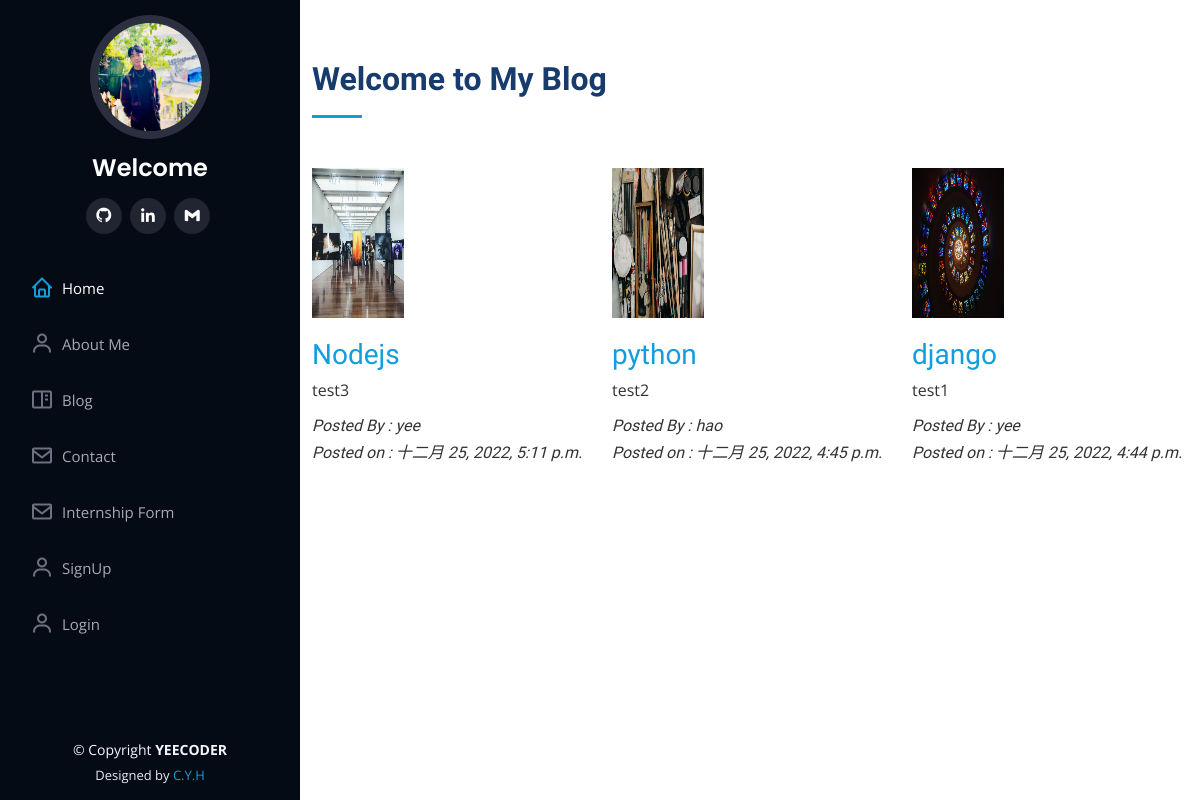
Page /blog on the committed database.
### portfolio/models.py (models this page shows, shortened)
class Blogs(models.Model):
    title = models.CharField(max_length=60)
    catego = models.CharField(max_length=10, null=False)
    description = models.TextField()
    authname = models.CharField(max_length=15)
    img = models.ImageField(upload_to='blog',blank=True,null=True)
    timeStamp = models.DateTimeField(auto_now_add=True)

### portfolio/views.py (the view)
# urls.py: path('blog', views.handleblog, name='handleblog'),
def handleblog(request):
    posts = Blogs.objects.all()
    context = {"posts":posts}
    return render(request, 'handleblog.html',context)

### templates/handleblog.html (shortened to what this page needs)
{% extends 'basic.html' %}
{% block body%}
{% load static %}
<section id="services" class="services">
      <div class="container">
        <div class="section-title">
          <h2>Welcome to My Blog</h2>
        </div>
        <div class="row">
{% for post in posts reversed %}
          <div class="col-lg-4 col-md-6" data-aos="fade-up">
          <div class="col-lg-4" data-aos="fade-right">
            <img src="{{post.img.url}}" style="height: 150px" class="img-fluid" alt="no-image">
          </div>
          <br>
            <h3 class="text-start"><a href="">{{post.title}}</a></h3>
            <p class="text-start">{{post.description}}</p>
            <h6 class="fst-italic fw-lighter">Posted By : {{post.authname}} </h6>
            <h6 class="fst-italic fw-lighter">Posted on : {{post.timeStamp}} </h6>
          </div>
{% endfor %}
        </div>
      </div>
    </section>
{% endblock body%}

### templates/basic.html (shortened to what this page needs)
<!DOCTYPE html>
<html lang="en">
<head>
{% load static %}
  <link href="{% static 'assets/vendor/aos/aos.css' %}" rel="stylesheet">
  <link href="{% static 'assets/vendor/bootstrap/css/bootstrap.min.css' %}" rel="stylesheet">
  <link href="{% static 'assets/vendor/bootstrap-icons/bootstrap-icons.css' %}" rel="stylesheet">
  <link href="{% static 'assets/vendor/boxicons/css/boxicons.min.css' %}" rel="stylesheet">
  <link href="{% static 'assets/vendor/glightbox/css/glightbox.min.css' %}" rel="stylesheet">
  <link href="{% static 'assets/vendor/swiper/swiper-bundle.min.css' %}" rel="stylesheet">
  <link href="{% static 'assets/css/style.css' %}" rel="stylesheet">
</head>
<body>
  <header id="header">
    <div class="d-flex flex-column">
      <div class="profile">
        <img src="{% static 'assets/img/CYY.jpg' %}" alt="" class="img-fluid rounded-circle">
        <h1 class="text-light"><a href="/">Welcome {{user.username}}</a></h1>
        <div class="social-links mt-3 text-center">
          <a href="https://github.com/jasper-CY" class="github" target="_blank"><i class="bx bxl-github"></i></a>
          <a href="https://www.linkedin.com/in/jasper-hsieh-560925195/" class="linkedin" target="_blank"><i class="bx bxl-linkedin"></i></a>
          <a href="mailto:bohao0108@gmail.com" class="gmail" target="_blank"><i class="bx bxl-gmail"></i></a>
        </div>
      </div>
      <nav id="navbar" class="nav-menu navbar">
        <ul>
          <li><a href="/" class="nav-link scrollto active"><i class="bx bx-home"></i> <span>Home</span></a></li>
          <li><a href="/about" class="nav-link scrollto"><i class="bx bx-user"></i> <span>About Me</span></a></li>
          <li><a href="/blog" class="nav-link scrollto"><i class="bx bx-book-content"></i> <span>Blog</span></a></li>
          <li><a href="/contact" class="nav-link scrollto"><i class="bx bx-envelope"></i> <span>Contact</span></a></li>
          <li><a href="/internshipdetails" class="nav-link scrollto"><i class="bx bx-envelope"></i> <span>Internship Form</span></a></li>
          {% if not request.user.is_authenticated %}
          <li><a href="/auth/signup/" class="nav-link scrollto"><i class="bx bx-user"></i> <span>SignUp</span></a></li>
          <li><a href="/auth/login/" class="nav-link scrollto"><i class="bx bx-user"></i> <span>Login</span></a></li>
          {% else %}
          <li><a href="/auth/logout/" class="nav-link scrollto"><i class="bx bx-user"></i> <span>Logout</span></a></li>
          {% endif %}
        </ul>
      </nav>
    </div>
  </header>
  <main id="main">
   {% block body %}
   {% endblock body %}
  </main>
  <footer id="footer">
    <div class="container">
      <div class="copyright">
        &copy; Copyright <strong><span>YEECODER</span></strong>
      </div>
      <div class="credits">
        Designed by <a href="https://bootstrapmade.com/">C.Y.H</a>
      </div>
    </div>
  </footer>
</body>
</html>

### static/assets/css/style.css (style rules this page uses)
body { font-family: "Open Sans", sans-serif,"Helvetica Neue", Helvetica, Arial; color: #333333; line-height: 20px; background-color: #ffffff; }
a { color: #149ddd; text-decoration: none; }
h1, h2, h3, h4, h5, h6 { font-family: "Raleway", sans-serif; }
#header { position: fixed; top: 0; left: 0; bottom: 0; width: 300px; transition: all ease-in-out 0.5s; z-index: 9997; transition: all 0.5s; padding: 0 15px; background: #040b14; overflow-y: auto; }
#header .profile img { margin: 15px auto; display: block; width: 120px; border: 8px solid #2c2f3f; }
#header .profile h1 { font-size: 24px; margin: 0; padding: 0; font-weight: 600; -moz-text-align-last: center; text-align-last: center; font-family: "Poppins", sans-serif; }
#header .profile h1 a, #header .profile h1 a:hover { color: #fff; text-decoration: none; }
#header .profile .social-links a { font-size: 18px; display: inline-block; background: #212431; color: #fff; line-height: 1; padding: 8px 0; margin-right: 4px; border-radius: 50%; text-align: center; width: 36px; height: 36px; transition: 0.3s; }
#main { margin-left: 300px; }
.nav-menu { padding: 30px 0 0 0; }
.nav-menu * { margin: 0; padding: 0; list-style: none; }
.nav-menu>ul>li { position: relative; white-space: nowrap; }
.nav-menu a, .nav-menu a:focus { display: flex; align-items: center; color: #a8a9b4; padding: 12px 15px; margin-bottom: 8px; transition: 0.3s; font-size: 15px; }
.nav-menu a i, .nav-menu a:focus i { font-size: 24px; padding-right: 8px; color: #6f7180; }
.nav-menu a:hover, .nav-menu .active, .nav-menu .active:focus, .nav-menu li:hover>a { text-decoration: none; color: #fff; }
.nav-menu a:hover i, .nav-menu .active i, .nav-menu .active:focus i, .nav-menu li:hover>a i { color: #149ddd; }
section { padding: 60px 0; overflow: hidden; }
.section-title { padding-bottom: 30px; }
.section-title h2 { font-size: 32px; font-weight: bold; margin-bottom: 20px; padding-bottom: 20px; position: relative; color: #173b6c; }
.section-title h2::after { content: ""; position: absolute; display: block; width: 50px; height: 3px; background: #149ddd; bottom: 0; left: 0; }
#footer { padding: 15px; color: #f4f6fd; font-size: 14px; position: fixed; left: 0; bottom: 0; width: 300px; z-index: 9999; background: #040b14; }
#footer .copyright { text-align: center; }
#footer .credits { padding-top: 5px; text-align: center; font-size: 13px; color: #eaebf0; }

### rows in the picture
Blogs: img (picture), title "Nodejs", description "test3", authname "yee", timeStamp "十二月 25, 2022, 5:11 p.m."
Blogs: img (picture), title "python", description "test2", authname "hao", timeStamp "十二月 25, 2022, 4:45 p.m."
Blogs: img (picture), title "django", description "test1", authname "yee", timeStamp "十二月 25, 2022, 4:44 p.m."
